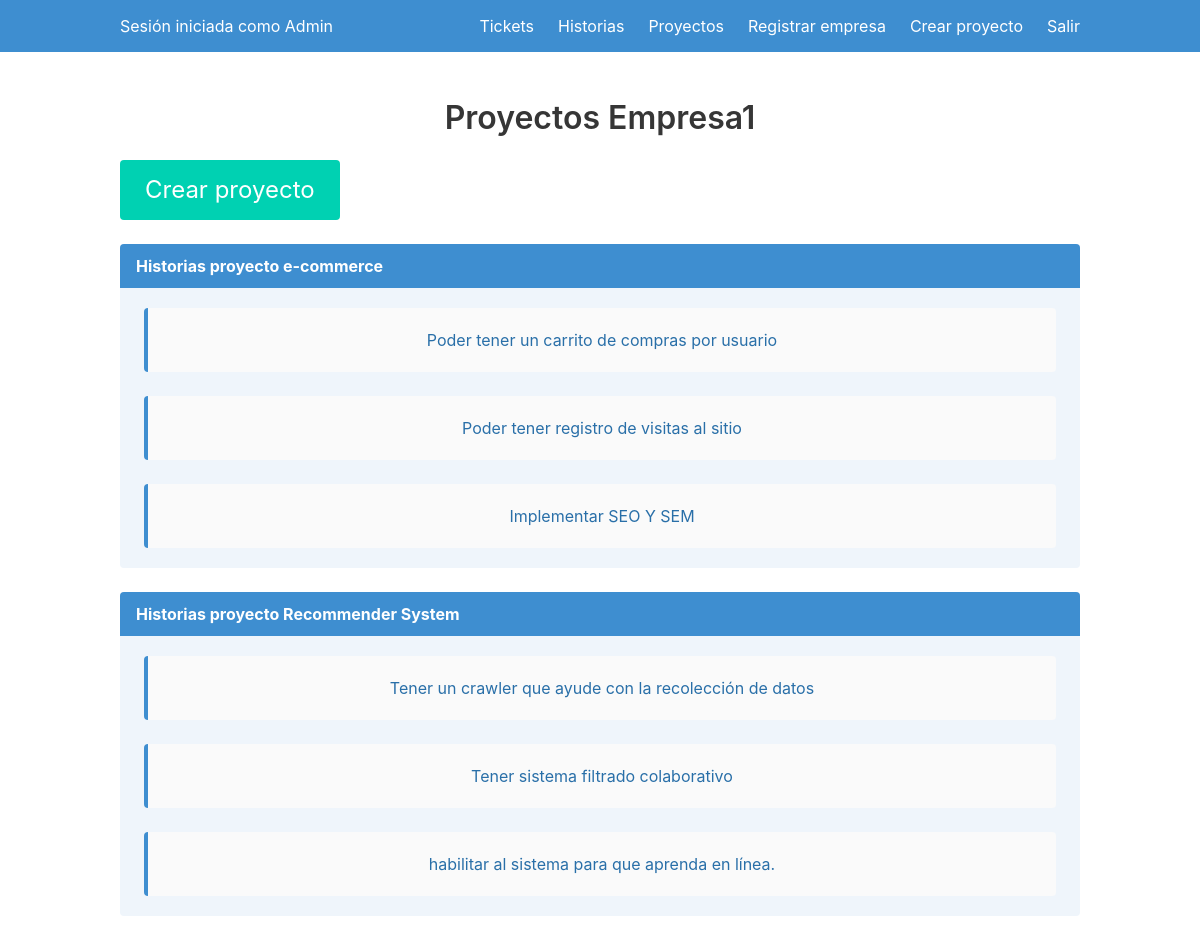
Screenshot of /proyectos (signed in) with the database file from the repository.
### models.py (models this page shows, shortened)
class Usuario(UserMixin, bd.Model):
    __tablename__ = 'Usuarios'
    Cc = bd.Column(bd.Integer, primary_key=True)
    Nombre = bd.Column(bd.String(50), unique=True)
    eMail = bd.Column(bd.String(50), unique=True)
    Nit_empresa = bd.Column(bd.Integer, bd.ForeignKey('Empresas.Nit'), nullable=False)
    Contrasena = bd.Column(bd.String(100))

class Empresa(UserMixin, bd.Model):
    __tablename__ = 'Empresas'
    Nit = bd.Column(bd.Integer, primary_key=True)
    Nombre = bd.Column(bd.String(50), unique=True)
    Tel = bd.Column(bd.Integer)
    Dir = bd.Column(bd.String(50))
    eMail = bd.Column(bd.String(50), unique=True)
    Usuarios = bd.relationship('Usuario')

class Proyecto(UserMixin, bd.Model):
    __tablename__ = 'Proyectos'
    Id = bd.Column(bd.Integer, primary_key=True)
    Nombre = bd.Column(bd.String(50))
    Nit_empresa = bd.Column(bd.Integer, bd.ForeignKey('Empresas.Nit'), nullable=False)

class Historia(UserMixin, bd.Model):
    __tablename__ = 'Historias'
    Id = bd.Column(bd.Integer, primary_key=True)
    Descr = bd.Column(bd.String(500))
    Id_Proyecto = bd.Column(bd.Integer, bd.ForeignKey('Proyectos.Id'), nullable=False)
    Id_Usuario = bd.Column(bd.Integer,bd.ForeignKey('Usuarios.Cc'), nullable=False)

### main.py (the view)
@main.route('/proyectos')
@login_required
def proyectos():
    proyectos = Proyecto.query.filter(Proyecto.Nit_empresa == current_user.Nit_empresa)
    empresas = Empresa.query.filter(Empresa.Nit == current_user.Nit_empresa)
    historias = Historia.query.all()
    return render_template('proyectos.html',proyectos=proyectos, empresas=empresas,historias=historias)

### __init__.py (called while the page is built)
def create_app():
    app = Flask(__name__)
    app.config['SECRET_KEY'] = b"'\xb2\xfe\x86T:\xd0\x8b\x94MI\xe3$\xc4\xd5\x0c"
    app.config['SQLALCHEMY_DATABASE_URI'] = 'sqlite:///BD/db.sqlite'
    bd.init_app(app)
    from .models import Empresa, Usuario, Proyecto, Historia
    login_manager = LoginManager()
    login_manager.login_view = 'auth.entrar'
    login_manager.login_message = "Se necesita estar autenticado para acceder a esta página"
    login_manager.login_message_category = "warning"
    login_manager.init_app(app)
    @login_manager.user_loader
    def load_user(user_id):
        return Usuario.query.get(int(user_id))
    from .auth import auth as auth_blueprint
    app.register_blueprint(auth_blueprint)
    from .main import main as main_blueprint
    app.register_blueprint(main_blueprint)
    return app

### templates/proyectos.html (shortened to what this page needs)
{% extends "base.html" %}
{% block content %}
<h1 class="title">
    {% for empresa in empresas %}
        Proyectos {{empresa.Nombre}}<br>
    {% endfor %}
</h1>
<div class="container">
<div class="buttons">
    <button class="button is-primary is-large modal-button" data-target="modal-ticket">Crear proyecto</button>
</div>
<div class="container">
    {% for proyecto in proyectos %}
        <article class="message is-info" name={{proyecto.Id}}>
            <div class="message-header">
                <p>Historias proyecto {{proyecto.Nombre}}</p>
            </div>
            <div class="message-body">
                {% for historia in historias %}
                    {% if historia.Id_Proyecto == proyecto.Id %}
                        <article class="message is-dark">
                            <div class="message-body">
                                <p>{{historia.Descr}}</p>
                            </div>
                        </article>
                    {% endif %}
                {% endfor %}
            </div>
        </article>
    {% endfor %}
</div>
{% endblock %}

### templates/base.html (shortened to what this page needs)
<!DOCTYPE html>
<html>
<head>
    <link rel="stylesheet" href="https://cdn.jsdelivr.net/npm/bulma@0.9.3/css/bulma.min.css" />
</head>
<body>
    <div class="hero-head">
        <nav class="navbar is-info">
            <div class="container">
                <div class="navbar-brand">
                    {% if current_user.is_authenticated %}
                        <div class="navbar-item">
                            Sesión iniciada como {{current_user.Nombre}}
                        </div>
                    {% endif %}
                    </div>
                <div id="navbarMenu" class="navbar-menu is-info">
                    <div class="navbar-end">
                        {% if current_user.is_authenticated %}
                            <a href="{{ url_for('main.index') }}" class="navbar-item">
                                Tickets
                            </a>
                            <a href="{{ url_for('main.historias') }}" class="navbar-item">
                                Historias
                            </a>
                            <a href="{{ url_for('main.proyectos') }}" class="navbar-item">
                                Proyectos
                            </a>
                        {% endif %}
                        {% if current_user.is_authenticated and current_user.Nombre == "Admin"  %}
                            <a href="{{ url_for('main.registrar_emp') }}" class="navbar-item">
                                Registrar empresa
                            </a>
                        {% endif %}
                        {% if current_user.is_authenticated and current_user.Nombre == "Admin"  %}
                            <a href="{{ url_for('main.crear_proyecto') }}" class="navbar-item">
                                Crear proyecto
                            </a>
                        {% endif %}
                        {% if current_user.is_authenticated %}
                            <a href="{{ url_for('auth.salir') }}" class="navbar-item">
                                Salir
                            </a>
                        {% endif %}
                    </div>
                </div>
            </div>
        </nav>
    </div>
    <div class="hero-body">
        <div class="container has-text-centered">
            {% block content %}
            {% endblock %}
        </div>
    </div>
</body>
</html>

### rows the page displays
Usuario: Nombre "Admin"
Empresa: Nombre "Empresa1"
Proyecto: Nombre "e-commerce"
Historia: Descr "Poder tener un carrito de compras por usuario"
Historia: Descr "Poder tener registro de visitas al sitio"
Historia: Descr "Implementar SEO Y SEM"
Proyecto: Nombre "Recommender System"
Historia: Descr "Tener un crawler que ayude con la recolección de datos"
Historia: Descr "Tener sistema filtrado colaborativo"
Historia: Descr "habilitar al sistema para que aprenda en línea."
